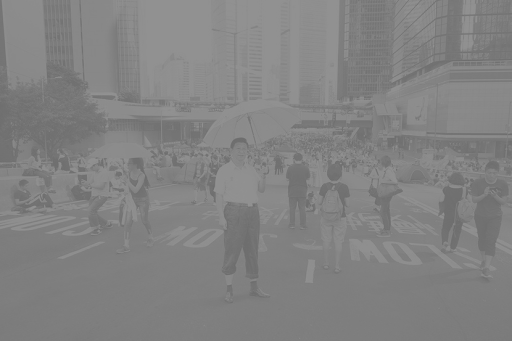
#> input picture Exercise_02/Q01/1.png, 512 x 341 px
$ python builtin.py
#> lines starting #> are read from the running program, lines starting #| are printed output that depends on the picture
import cv2
import numpy as np

img = cv2.imread('1.png',cv2.IMREAD_GRAYSCALE)
#> img is the input picture: shape (341, 512); min 109, max 146, mean 130.1
equ = cv2.equalizeHist(img)
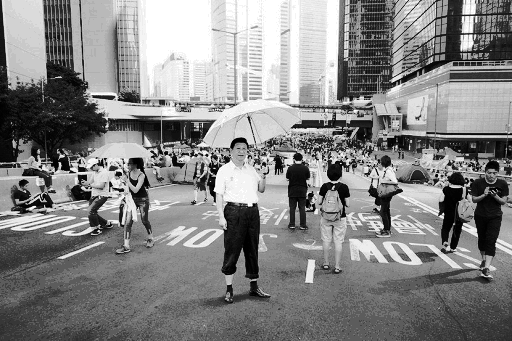
#> equ: shape (341, 512); min 0, max 255, mean 132.8
res = np.hstack((img,equ))
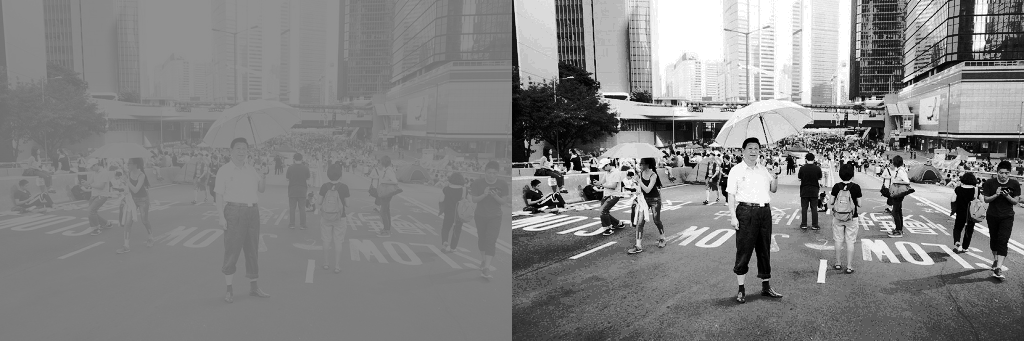
#> res: shape (341, 1024); min 0, max 255, mean 131.4
cv2.imshow("result", res)
cv2.waitKey(0)
